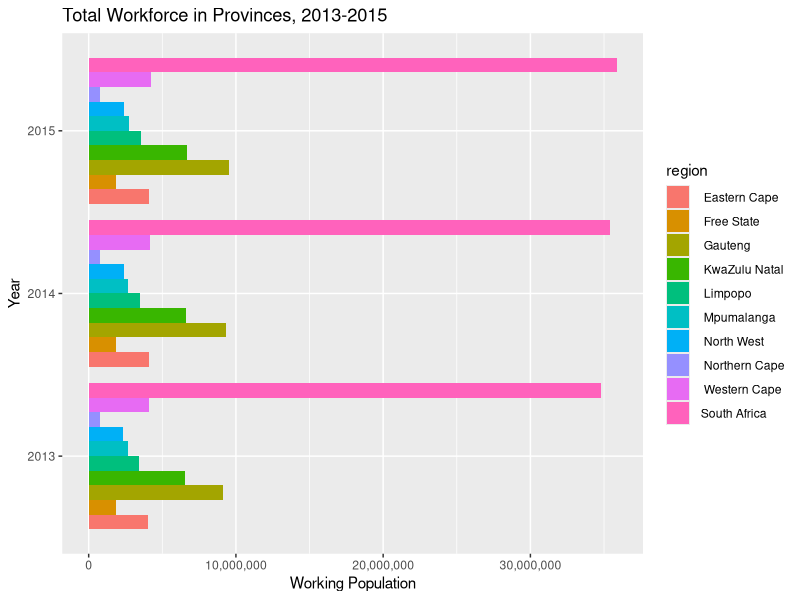

This figure's R source:
## ---- chunk 1
knitr::opts_chunk$set(echo = T,
                      results = "hide",
                      message = FALSE,
                      warning = FALSE)
## ---- chunk 2
library(tidyr)  #for data manipulation
library(dplyr)  #for data manipulation
library(ggplot2)#for the plots
library(scales) #helps us do some rounding later
## ---- chunk 3
conversion <- function(x){  
  as.numeric(gsub(",","", x)) 
}
## ---- chunk 4
round_means_up <- function(x){
  ceiling(mean(x))
}
## ---- chunk 5
data <- read.csv("sa-data.csv")
## ---- chunk 6
data[,2:11] <- lapply(data[,2:11], conversion)
## ---- chunk 7
data <- data %>%
  gather("quarter", "population", 2:11) %>%
  separate(quarter, into=c('x','y', 'year'), sep = "\\.") %>%
  group_by(region, year) %>%
  summarise(population = round_means_up(population))
## ---- chunk 8
g <- ggplot(data, aes(x = year, y = population, fill=region)) + 
  geom_bar(stat = "identity", position = "dodge") + 
  xlab("Year") + ylab("Working Population") + 
  ggtitle("Total Workforce in Provinces, 2013-2015") +
  scale_y_continuous(breaks = seq(0, max(data$population), 10000000 ), labels = comma) +
  coord_flip()
## ---- chunk 9
g
